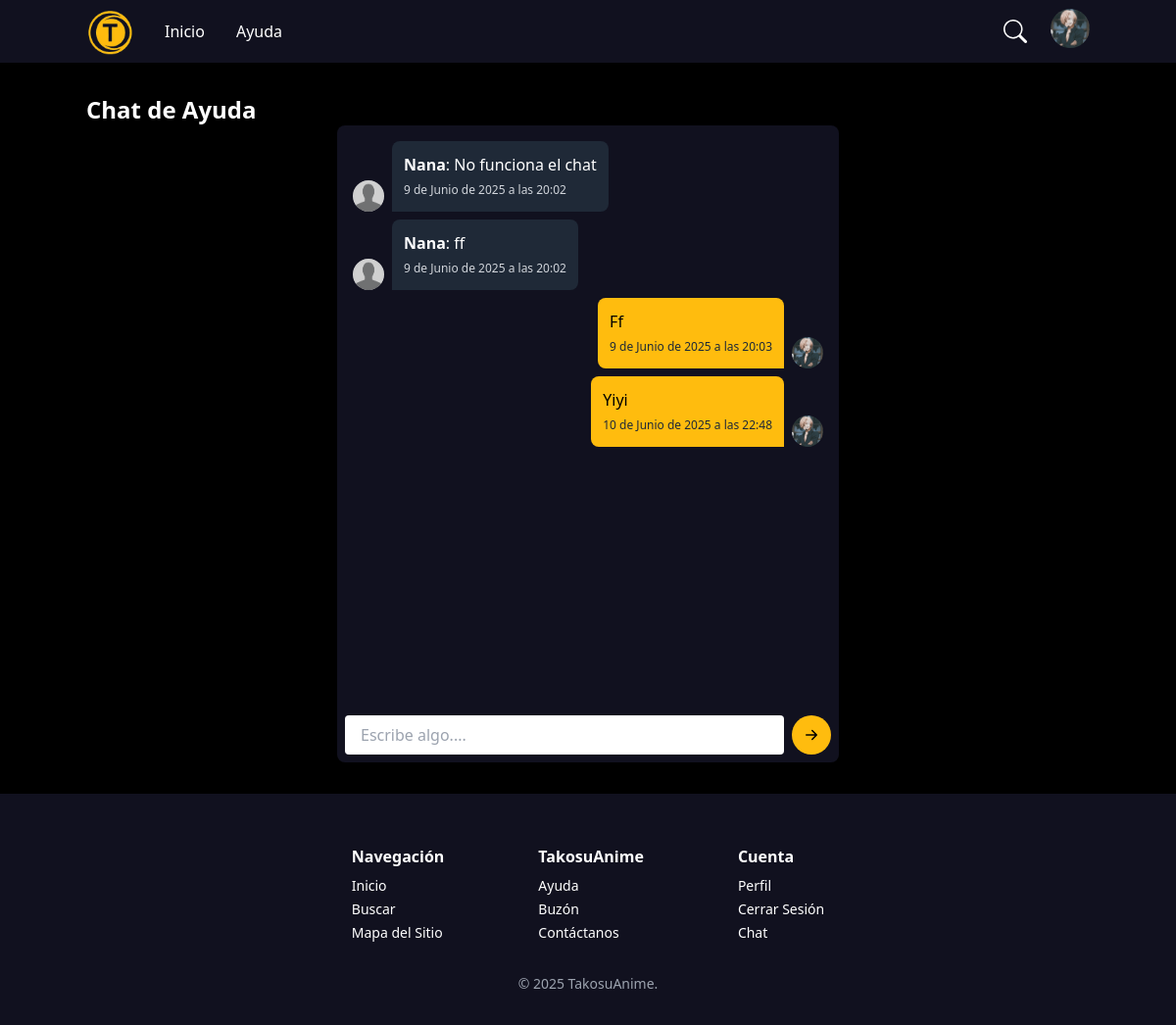
/help-chat/1/ (signed in), run on the app's committed database.
### main/models.py (models this page shows, shortened)
class User(AbstractUser):
    icon = models.ImageField(upload_to=user_icon, default="users/default.png", blank=True)
    favorite_animes = models.ManyToManyField('Anime', related_name='favorited_by', blank=True)

class HelpMessage(models.Model):
    conversation = models.ForeignKey(Conversation, on_delete=models.CASCADE, related_name='messages')
    sender = models.ForeignKey(User, on_delete=models.CASCADE, related_name='sent_messages')
    recipient = models.ForeignKey(User, on_delete=models.CASCADE, null=True, blank=True, related_name='received_messages')
    message = models.TextField()
    created_at = models.DateTimeField(auto_now_add=True)

### main/views.py (the view, shortened to what this page needs)
# urls.py: path('help-chat/<int:pk>/', HelpChat.as_view(), name='conversation_detail'),
class HelpChat(LoginRequiredMixin, FormView, DetailView):
    template_name = 'help_chat.html'
    model = Conversation
    form_class = HelpMessageForm
    context_object_name = 'conversation'
    def get_object(self, queryset=None):
        obj = super().get_object(queryset)
        if not self.request.user.is_superuser and obj.user != self.request.user:
            raise PermissionDenied()
        return obj
    def get_context_data(self, **kwargs):
        context = super().get_context_data(**kwargs)
        context['chat_messages'] = self.get_object().messages.order_by('created_at')
        return context

### main/forms.py
class HelpMessageForm(forms.ModelForm):
    class Meta:
        model = HelpMessage
        fields = ['message']
        widgets = {'message': forms.Textarea(attrs={'placeholder': 'Escribe algo....',})}

### main/templatetags/form_filters.py (called while the page is built)
@register.filter(name='add_class')
def add_class(field, css_class):
    try:
        return field.as_widget(attrs={"class": css_class})
    except AttributeError:
        return field

### main/templates/help_chat.html (shortened to what this page needs)
{% extends "base.html" %}
{% load static %}
{% load form_filters %}
{% block content %}
    <h2 class="text-white text-2xl font-bold">Chat de Ayuda</h2>
    <div class="[background-color:#11111F] relative w-1/2 mx-auto rounded-lg" style="height:650px;">
        <div id="chat-box" class="overflow-y-auto h-[600px] p-4 space-y-2">
            {% for msg in chat_messages %}
                {% if msg.sender == request.user %}
                    <div class="flex justify-end">
                        <div class="flex items-end gap-2 max-w-[70%]">
                            <div class="[background-color:#FFBC0E] text-black p-3 rounded-lg rounded-br-none">
                                <p>{{ msg.message }}</p>
                                <small class="text-gray-800 text-xs">{{ msg.created_at }}</small>
                            </div>
                            <img src="{% if msg.sender.icon %}{{ msg.sender.icon.url }}{% else %}{% static 'default_icon.png' %}{% endif %}"
                                alt="{{ msg.sender.username }}"
                                class="w-8 h-8 rounded-full object-cover">
                        </div>
                    </div>
                {% else %}
                    <div class="flex justify-start">
                        <div class="flex items-end gap-2 max-w-[70%]">
                            <img src="{% if msg.sender.icon %}{{ msg.sender.icon.url }}{% endif %}"
                                alt="{{ msg.sender.username }}"
                                class="w-8 h-8 rounded-full object-cover">
                            <div class="bg-gray-800 text-white p-3 rounded-lg rounded-bl-none">
                                <p><strong>{{ msg.sender.username }}</strong>: {{ msg.message }}</p>
                                <small class="text-gray-300 text-xs">{{ msg.created_at }}</small>
                            </div>
                        </div>
                    </div>
                {% endif %}
            {% empty %}
                <p class="text-white">No hay mensajes aún.</p>
            {% endfor %}
        </div>
        <form method="post" class="absolute bottom-0 left-0 right-0 p-2" id="message-form">
            <div class="flex items-center gap-2">
                {{ form.message|add_class:"w-full h-10 px-4 py-2 rounded bg-white resize-none overflow-hidden" }}
                <button type="submit" class="[background-color:#FFBC0E] text-black px-2 py-2 rounded-full hover:bg-yellow-600">
                    <svg xmlns="http://www.w3.org/2000/svg" width="24" height="24" fill="currentColor" class="bi bi-arrow-right-short" viewBox="0 0 16 16">
                        <path fill-rule="evenodd" d="M4 8a.5.5 0 0 1 .5-.5h5.793L8.146 5.354a.5.5 0 1 1 .708-.708l3 3a.5.5 0 0 1 0 .708l-3 3a.5.5 0 0 1-.708-.708L10.293 8.5H4.5A.5.5 0 0 1 4 8"/>
                    </svg>
                </button>
            </div>
        </form>
    </div>
{% endblock %}

### main/templates/base.html (shortened to what this page needs)
<!DOCTYPE html>
<html lang="en">
<head>
    {% load static %}
    <script src="https://cdn.tailwindcss.com"></script>
    <link rel="stylesheet" href="{% static 'css/style.css' %}">
</head>
<body  class="bg-black min-h-screen flex flex-col">
    <header style="background-color: #11111F;" class="text-white py-2 h-16">
        <div class="container mx-auto flex justify-between items-center">
            <div class="flex items-center space-x-8">
                <div class="flex items-end space-x-2">
                    <a href="{% url 'anime_list' %}"><img src="{% static 'images/logo.png' %}" alt="TakosuAnime" class="h-12"></a>
                </div>
                <a href="{% url 'anime_list' %}" class="text-white hover:text-yellow-400">Inicio</a>
                <a href="{% url 'help' %}">Ayuda</a>
            </div>
            <div class="flex items-center space-x-4">
                <div class="flex items-center relative">
                    <a href="{% url 'search' %}" class="text-white h-10 w-10 flex items-center justify-center  hover:text-yellow-400">
                        <svg xmlns="http://www.w3.org/2000/svg" width="24" height="24" fill="currentColor" class="bi bi-search" viewBox="0 0 16 16">
                            <path d="M11.742 10.344a6.5 6.5 0 1 0-1.397 1.398h-.001q.044.06.098.115l3.85 3.85a1 1 0 0 0 1.415-1.414l-3.85-3.85a1 1 0 0 0-.115-.1zM12 6.5a5.5 5.5 0 1 1-11 0 5.5 5.5 0 0 1 11 0"/>
                        </svg>
                    </a>
                </div>
                <div class="relative">
                    {% if request.user.is_authenticated %}
                        <button id="profileMenuButton" class="inline-block focus:outline-none">
                            <img src="{{ user.icon.url }}" alt="{{ user.username }}" class="w-10 h-10 rounded-full object-cover" />
                        </button>
                    {% else %}
                        <a href="{% url 'login' %}" class="text-white py-2 px-4 rounded-md hover:text-yellow-500">Iniciar Sesión</a>
                        |
                        <a href="{% url 'signup' %}" class="text-white py-2 px-4 rounded-md hover:text-yellow-500">Registrarse</a>
                    {% endif %}
                </div>
            </div>
        </div>
    </header>
    <main class="container mx-auto py-8 flex-grow">
        {% block content %}
        {% endblock %}
    </main>
    <footer style="background-color: #11111F;" class="text-white py-8">
        <div class="container mx-auto flex flex-col md:flex-row md:gap-x-20 justify-center items-start text-sm pt-5">
            <div class="px-2">
                <span class="font-semibold text-base">Navegación</span>
                <div class="flex flex-col space-y-1 pt-2">
                    <a href="{% url 'anime_list' %}">Inicio</a>
                    <a href="{%  url 'search' %}">Buscar</a>
                    <a href="{% url 'sitemap' %}">Mapa del Sitio</a>
                </div>
            </div>
            <div class="px-2">
                <span class="font-semibold text-base">TakosuAnime</span>
                <div class="flex flex-col pt-2 space-y-1">
                    <a href="{% url 'help' %}">Ayuda</a>
                    <a href="{% url 'suggestion' %}">Buzón</a>
                    <a href="{% url 'contact' %}">Contáctanos</a>
                </div>
            </div>
            <div class="px-2">
                <span class="font-semibold text-base">Cuenta</span>
                <div class="flex flex-col pt-2 space-y-1">
                {% if request.user.is_authenticated %}
                    <a href="{% url 'profile' user.id %}">Perfil</a>
                    <form action="{% url 'logout' %}" method="post" class="block">
                        <button type="submit" class="hover:[color:#FFBC0E]">
                            Cerrar Sesión
                        </button>
                    </form>
                {% else %}
                    <a href="{% url 'login' %}">Iniciar Sesión</a>
                    <a href="{% url 'signup' %}">Registrarse</a>
                {% endif%}
                    <a href="{% url 'home_redirect' %}">Chat</a>
                </div>
            </div>
        </div>
        <div class="text-sm text-gray-400 text-center pt-8" >
            © 2025 TakosuAnime.
        </div>
    </footer>
</body>
</html>

### static/css/style.css (style rules this page uses)
a { color: white ; }

### data on the page
User: icon (picture)
HelpMessage: sender.icon (placeholder picture), sender.username "Nana", message "No funciona el chat", created_at "9 de Junio de 2025 a las 20:02"
HelpMessage: sender.icon (placeholder picture), sender.username "Nana", message "ff", created_at "9 de Junio de 2025 a las 20:02"
HelpMessage: message "Ff", created_at "9 de Junio de 2025 a las 20:03", sender.username (picture)
HelpMessage: message "Yiyi", created_at "10 de Junio de 2025 a las 22:48", sender.username (picture)
